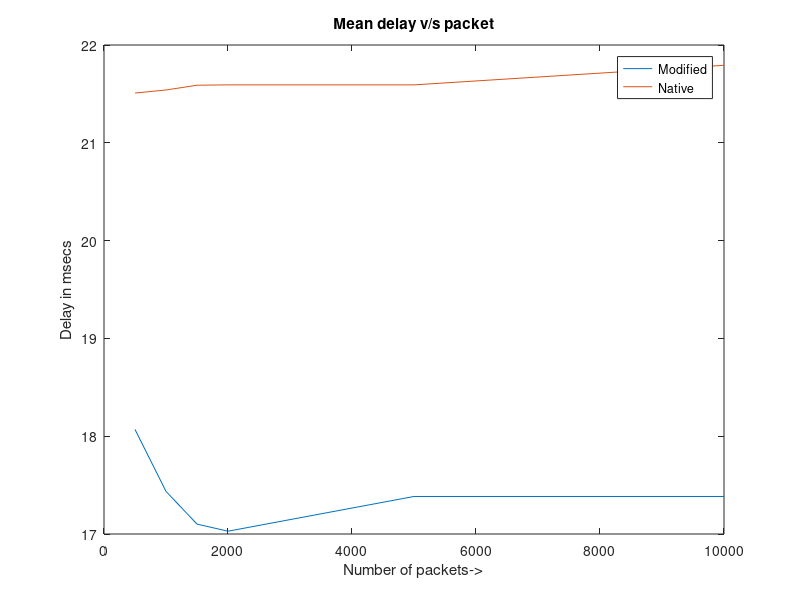
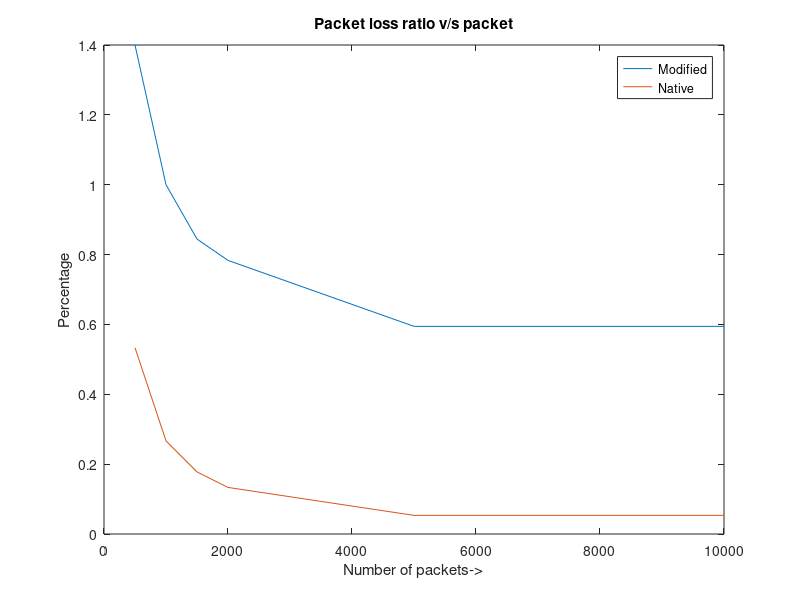
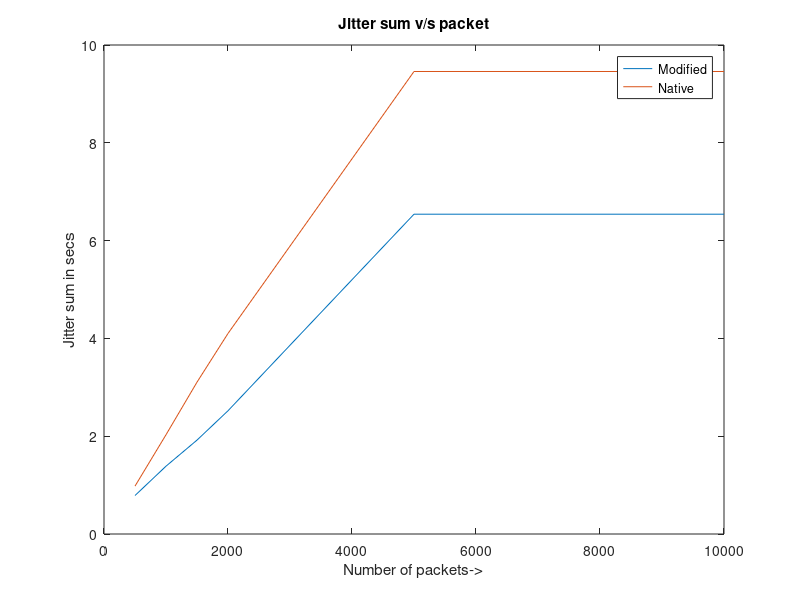

Write MATLAB code to recreate these figures, in order.
clc
clear all
close all

x=[500 1000	1500	2000	5000	10000];

y=[18.069	17.4358666667	17.1013	17.0287	17.3837333333	17.3837333333];
figure();
plot(x,y);
hold on
y=[21.5087	21.54	21.5887333333	21.5924333333	21.5924333333	21.7924333333]
plot(x,y)
hold off
title('Mean delay v/s packet');legend('Modified','Native');xlabel('Number of packets->');ylabel('Delay in msecs');
y=[1.4	1	0.8444453333	0.7833333333	0.594504	0.594504];
figure();
plot(x,y);
hold on
y=[0.5333333333	0.2666666667	0.1777776667	0.1333333333	0.0533546667	0.0533546667]
plot(x,y)
hold off
title('Packet loss ratio v/s packet');legend('Modified','Native');xlabel('Number of packets->');ylabel('Percentage');
y=[786666666.666667	1386666666.66667	1920000000	2520000000	6540000000	6540000000]/10^9;
figure();
plot(x,y);
hold on
y=[979139333.333333	2029400000	3105043333.33333	4101163333.33333	9458346666.66667	9458346666.66667]/10^9;
plot(x,y)
hold off
title('Jitter sum v/s packet');legend('Modified','Native');xlabel('Number of packets->');ylabel('Jitter sum in secs');